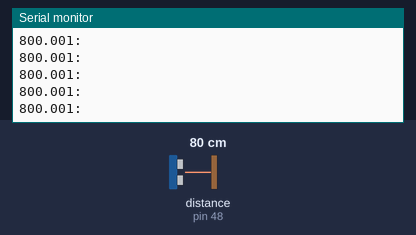
This sketch was run on a simulated Arduino Uno, built with avr-gcc and run on an emulated ATmega328P. On the bench: the last lines printed to the serial monitor. Inputs (shaded band) come from the test bench; at power-on: distance to the obstacle (sensor on pin 48) 80 cm.

Above: at 1.2 s.
1.3 s: distance to the obstacle (sensor on pin 48) set to 2 cm
At 1.9 s:
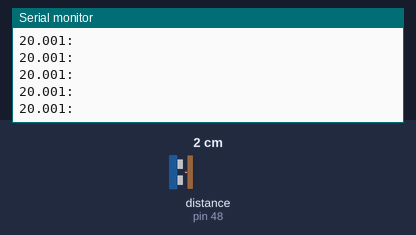
4.3 s: distance to the obstacle (sensor on pin 48) set to 120 cm
At 5.4 s:
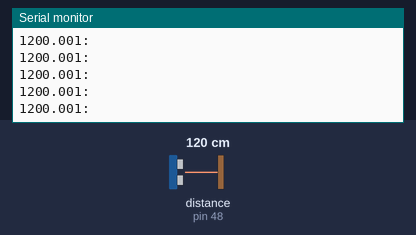
7.3 s: distance to the obstacle (sensor on pin 48) set to 18 cm
At 8.4 s:
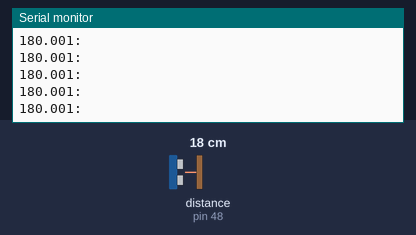
10.3 s: distance to the obstacle (sensor on pin 48) set to 120 cm
At 11.2 s:
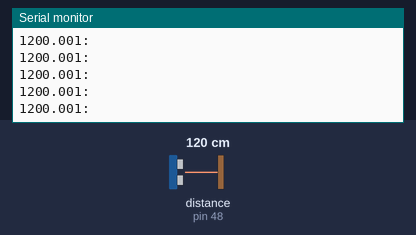
Timing chart, 0 to 13.3 s (numbered marks = the images above; inputs shaded):
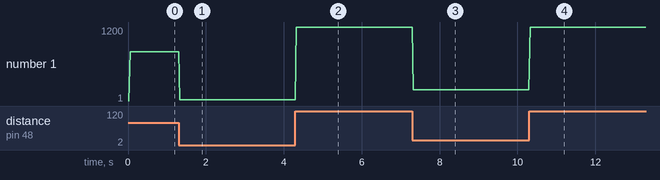

Measured:
- after the input at 1.3 s, the serial monitor: prints a new line at once (image 1)
- after the input at 4.3 s, the serial monitor: prints a new line at once (image 2)
- after the input at 7.3 s, the serial monitor: prints a new line at once (image 3)
- after the input at 10.3 s, the serial monitor: prints a new line at once (image 4)
- plotted number 1: 800 → 20 after the input at 1.3 s, 20 → 1200 after the input at 4.3 s, 1200 → 180 after the input at 7.3 s, 180 → 1200 after the input at 10.3 s

The sketch:

test_ToF_2.ino
```cpp
/*Dit script is ontworpen om een functie te vinden de afstand tot de van de Time of Flight
(afgekort: ToF) sensor met als variabele de verkregen "range" van de Time of Flight sensor
Hiervoor wordt in de loop per meting een teller bijgehouden. Per iteratie wordt de gevonden
range opgeteld bij de totale_waarde. Door dit te delen door te teller
wordt een gemiddelde hoeveelheid range gevonden.

Het aansluitschema horend bij deze proef valt te vinden op deze link:
https://learn.adafruit.com/adafruit-vl6180x-time-of-flight-micro-lidar-distance-sensor-breakout/wiring-and-test

De gebruikte ToF sensor is: adafruit vl6180x

De proef gaat als volgt: Zet het te meten object op 0 cm tot 20 cm (het minimale/maximale
bereik) afstand van de ToF sensor. Druk op de reset knop en wacht tot er op zijn minst 100
metingen zijn gemaakt; teller >= 100. Noteer het gevondde gemiddelde en ga door naar de
volgende afstand. Druk na het aanpassen van de afstand altijd op de reset-knop van de arduino.
Meet alle gewensde afstanden in dit bereik. Uit de gevonden waardes kan  een functie tussen
range en afstand worden geschat.*/

#include <Wire.h>
#include <VL53L0X.h>
//#include "Adafruit_VL6180X.h"


  float totale_waarde = 0;
  float teller = 0;
  float gemiddelde = 0;

#define SensorLreset 7
#define SensorRreset 6

VL53L0X sensorL;
//VL53L0X sensorR;

void setup() {
  Serial.begin(9600);
  Wire.begin();
  pinMode(SensorLreset, OUTPUT);
  pinMode(A4, INPUT);
  pinMode(A5, INPUT);
//  pinMode(SensorRreset, OUTPUT);

  digitalWrite(SensorLreset, LOW);
//  digitalWrite(SensorRreset, LOW);
  delay(10);
  digitalWrite(SensorLreset, HIGH);
//  digitalWrite(SensorRreset, HIGH);
  delay(10);

//  digitalWrite(SensorRreset, LOW);
  sensorL.setAddress(0x30);
  sensorL.init();
  sensorL.setTimeout(500);

//  digitalWrite(SensorLreset, LOW);
//  sensorR.init();
//  sensorR.setAddress(0x31);
//  sensorR.setTimeout(500);
}


void loop() {
  Serial.println("1:   ");
  float SensorWaarde = sensorL.readRangeSingleMillimeters();
  Serial.print(SensorWaarde);
  if (sensorL.timeoutOccurred()) { Serial.print(" TIMEOUT"); }
//
//  Serial.println("2:   ");
//  Serial.print(sensorR.readRangeSingleMillimeters());
//  if (sensorR.timeoutOccurred()) { Serial.print(" TIMEOUT"); }

}
```
